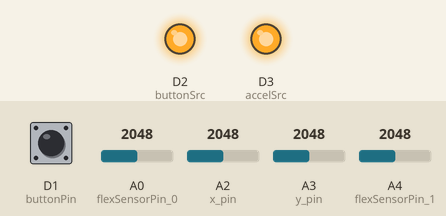
Recording of a sketch running on a simulated Particle Photon. On the bench: output pins drawn as LEDs (lit = HIGH). The inputs (shaded band) are chosen by the test bench; at power-on: D1 (buttonPin) LOW, A0 (flexSensorPin_0) = 2048, A2 (x_pin) = 2048, A3 (y_pin) = 2048, A4 (flexSensorPin_1) = 2048.

Above: at 0.1 s.
Timing chart, 0 to 1.6 s (numbered marks = the images above):
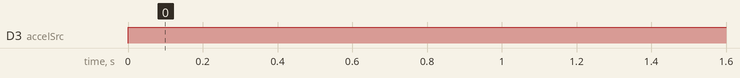

Measured:
- by itself, D3 (accelSrc): LOW → HIGH at 0.00 s

The sketch:

energy-gauntlet.ino
```cpp
int flexSensorPin_0 = A0; //analog pin for flex sensor

int flexSensorPin_1 = A4; //analog pin for flex sensor

int hand = 0;

int x_pin = A2;
int y_pin = A3;
int z_pin = A6;
int accelSrc = 3;

int x;
int y;

int buttonPin = 1; // digital pin for btn
int buttonSrc = 2;
int buttonState = 0;

int flexSensorReading_0;
int flexSensorReading_1;
//int flex0to100;

void setup(){
  Serial.begin(9600);
  pinMode(buttonPin, INPUT);
  pinMode(buttonSrc, OUTPUT);
  pinMode(accelSrc, OUTPUT);

  Spark.variable("flex_0", &flexSensorReading_0, INT);
  Spark.variable("flex_1", &flexSensorReading_1, INT);

  //Spark.variable("hand", &hand, INT);

  Spark.variable("button_0", &buttonState, INT);
  Spark.variable("x", &x, INT);
  Spark.variable("y", &y, INT);
}

void loop(){
  digitalWrite(buttonSrc, HIGH);
  digitalWrite(accelSrc, HIGH);

  flexSensorReading_0 = analogRead(flexSensorPin_0);
  flexSensorReading_1 = analogRead(flexSensorPin_1);

  x = analogRead(x_pin);
  y = analogRead(y_pin);


  buttonState = digitalRead(buttonPin);

  //flex0to100 = 100 - map(flexSensorReading, 150, 380, 0, 100);
  //Serial.print(flex0to100);
  //Serial.print(" ");
  //Serial.println(buttonState);

  delay(1); //just here to slow down the output for easier reading
}
```
